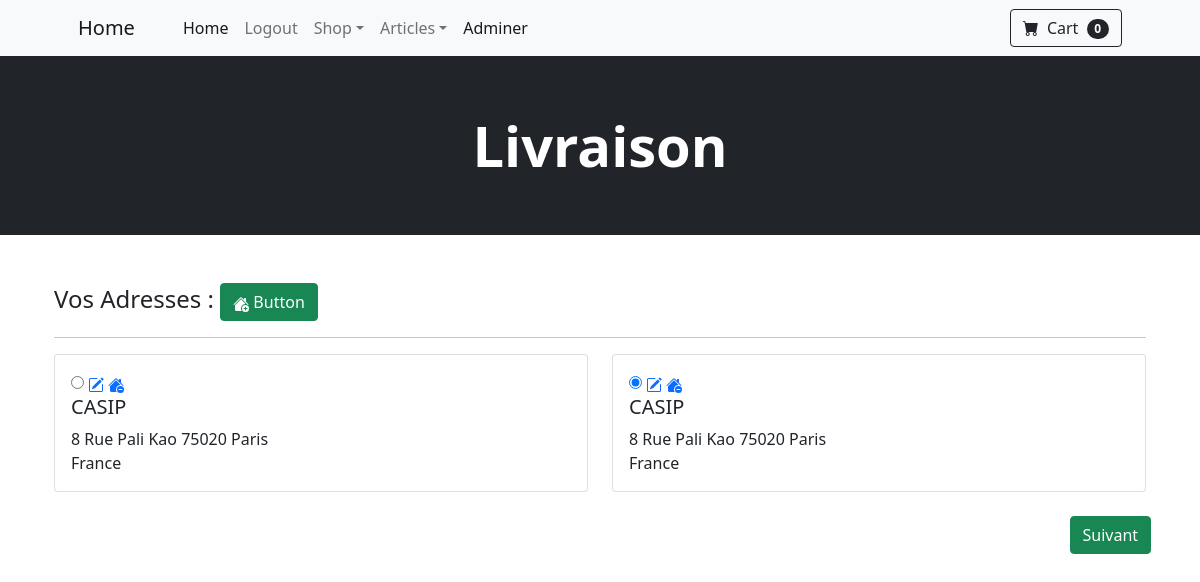
Screenshot of /php/livraison.php (signed in) with the database file from the repository.
### tables this page shows
CREATE TABLE `Adresse` (
  `id` int(11) NOT NULL AUTO_INCREMENT,
  `id_users` int(11) NOT NULL,
  `Title` varchar(50) NOT NULL,
  `Pays` varchar(50) NOT NULL,
  `Ville` varchar(50) NOT NULL,
  `Code_postal` int(11) NOT NULL,
  `Rue` varchar(200) NOT NULL,
  `N°` int(11) NOT NULL,
  PRIMARY KEY (`id`)
);

### php_obj/PHP_Class/Addresse.php (called while the page is built, shortened)
<?php
class Addresse
{
    function liste_user($id)
    {
        $cnx = cnx_bdd();
        $requete="SELECT * from Adresse where id_users = $id; ";
        $jeuResultat=$cnx->query($requete);
        $i = 0;
        $ligne = $jeuResultat->fetch();
        while($ligne)
        {
            $info[$i]['id']=$ligne['id'];
            $info[$i]['Title']=$ligne['Title'];
            $info[$i]['Pays']=$ligne['Pays'];
            $info[$i]['Ville']=$ligne['Ville'];
            $info[$i]['Code_postal']=$ligne['Code_postal'];
            $info[$i]['Rue']=$ligne['Rue'];
            $info[$i]['N°']=$ligne['N°'];
            $ligne=$jeuResultat->fetch();
            $i = $i + 1;
        }
        return $info;
    }
}
?>

### vue/livraison.php (the view, shortened to what this page needs)
<header class="bg-dark py-5">
            <div class="container px-2  px-lg-2 my-2">
                <div class="text-center text-white">
                    <h1 class="display-4 fw-bolder">Livraison</h1>
                </div>
            </div>
        </header>
<div class="container">
    <div class="container">
<br><b><br></b>
        <h4>Vos Adresses :   <a href="../php/add_adr.php"><button type="button" class="btn btn-success">
                Button
              </button>   </a></h4>
        <hr>
        <form action="" method="post">
        <div class="row">
          <?php $i = 0; while($i<count($adl)) { ?>
            <div class="col">
            <div class="card">
      <div class="card-body">
        <input type="radio" name="1" id="1" value="<?php echo $adl[$i]['id']; ?>" checked>
        <a href="../php/edit_adr.php?id=<?php echo $adl[$i]['id']; ?>"></a>
<a href="../php/del_adr.php?id=<?php echo $adl[$i]['id']; ?>"></a>
        <h5 class="card-title"><?php echo $adl[$i]['Title']; ?></h5>
        <p class="card-text"><?php echo $adl[$i]['N°']." ".$adl[$i]['Rue']." ".$adl[$i]['Code_postal']." ".$adl[$i]['Ville']; ?><br><?php echo $adl[$i]['Pays']; ?></p>
      </div>
    </div>
            </div>
            <?php $i = $i+1; } ?>
        </div>
        </form>
        <br>
        <button style="position:relative;left : 93%;text-align:right" type="submit" class="btn btn-success">Suivant</button>
    </div>
</div>
<br>

### rows the page displays
adresse: Title "CASIP", value "8", Rue "Rue Pali Kao", Code_postal "75020", Ville "Paris", Pays "France"

### other values shown
$count "0"
$adl[$i]['Title'] "CASIP"
$adl[$i]['N°'] "8"
$adl[$i]['Rue'] "Rue Pali Kao"
$adl[$i]['Code_postal'] "75020"
$adl[$i]['Ville'] "Paris"
$adl[$i]['Pays'] "France"
